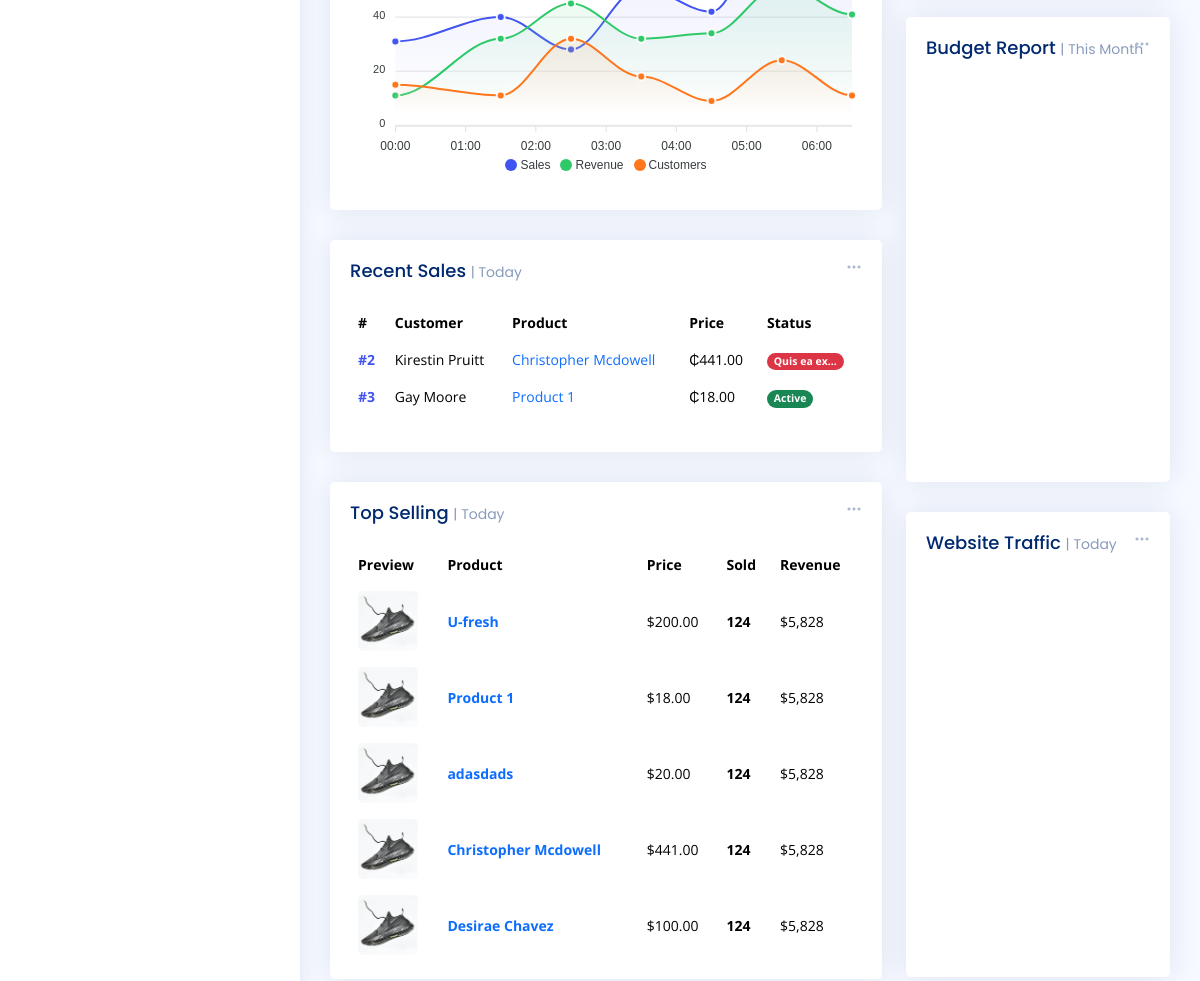
The page /store/dashboard/ (signed in, middle part) on the database as committed earlier.
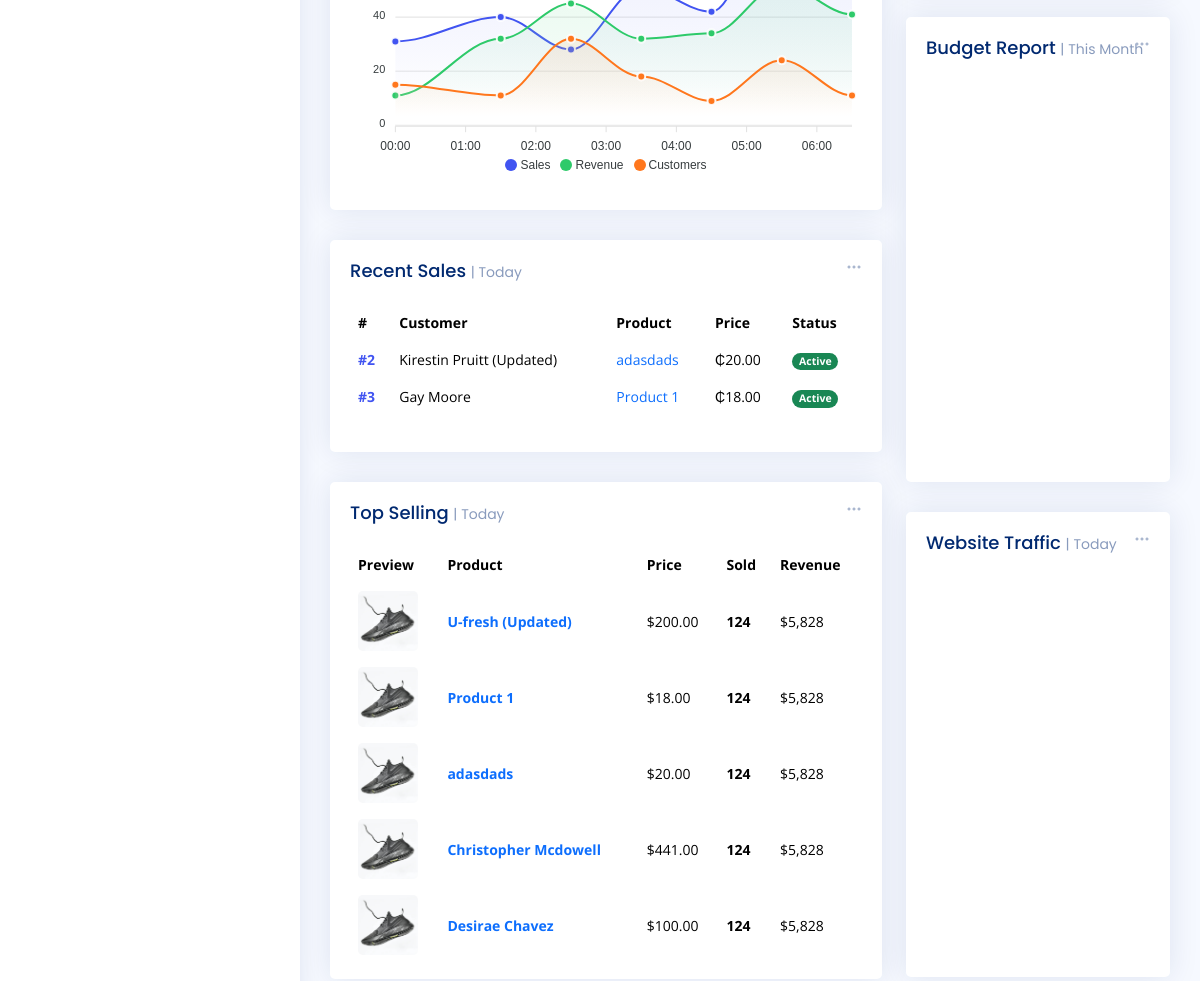
The same page on the database as committed later.
### store/models.py (models this page shows, shortened)
class Sale(models.Model):
    customer_name = models.CharField(max_length=2000, null=True)
    product = models.ForeignKey(Product, on_delete=models.SET_NULL, null=True)
    quantity = models.PositiveIntegerField(null=True)
    phone = models.CharField(max_length=20, null=True)
    address = models.TextField(null=True)
    issued_by = models.ForeignKey(User, on_delete=models.CASCADE, null=True)
    date_issued = models.DateTimeField(auto_now_add=True)

class Product(models.Model):
    name = models.CharField(max_length=100, null=True)
    description = models.TextField(null=True)
    category = models.ManyToManyField('Category', related_name='category')
    price = models.DecimalField(decimal_places=2, max_digits=90000,null=True)
    quantity = models.IntegerField(null=True)
    manufacturing_date = models.DateTimeField(null=True)
    expiry_date = models.DateTimeField(null=True)
    status = models.CharField(max_length=200)
    created_by = models.ForeignKey(User, on_delete=models.CASCADE, null=True)

### store/views.py (the view)
# urls.py: path('dashboard/', views.Dashboard.as_view(), name='dashboard'),
class Dashboard(LoginRequiredMixin, ListView):
    model = Product
    template_name = 'store/dashboard.html'
    context_object_name = 'products'
    login_url = '/auth/login/'
    redirect_field_name = 'next'
    def get_context_data(self, **kwargs):
        context = super().get_context_data(**kwargs)
        context['page'] = 'dashboard'
        context['products'] = Product.objects.all()
        context['sales'] = Sale.objects.all()
        return context

### templates/store/dashboard.html (shortened to what this page needs)
{% load static %}
<!DOCTYPE html>
<html lang="en">
<head>
  <link href="{% static 'assets/vendor/bootstrap/css/bootstrap.min.css' %}" rel="stylesheet">
  <link href="{% static 'assets/vendor/bootstrap-icons/bootstrap-icons.css' %}" rel="stylesheet">
  <link href="{% static 'assets/vendor/boxicons/css/boxicons.min.css' %}" rel="stylesheet">
  <link href="{% static 'assets/vendor/quill/quill.snow.css' %}" rel="stylesheet">
  <link href="{% static 'assets/vendor/quill/quill.bubble.css' %}" rel="stylesheet">
  <link href="{% static 'assets/vendor/remixicon/remixicon.css' %}" rel="stylesheet">
  <link href="{% static 'assets/vendor/simple-datatables/style.css' %}" rel="stylesheet">
  <link href="{% static 'assets/css/style.css' %}" rel="stylesheet">
</head>
<body>
  {% include "base/side_nav.html" %}
  <main id="main" class="main">
    <section class="section dashboard">
      <div class="row">
        <div class="col-lg-8">
          <div class="row">
            <div class="col-12">
              <div class="card">
                <div class="card-body">
                  <div id="reportsChart"></div>
                </div>
              </div>
            </div>
            <div class="col-12">
              <div class="card recent-sales overflow-auto">
                <div class="filter">
                  <a class="icon" href="#" data-bs-toggle="dropdown"><i class="bi bi-three-dots"></i></a>
                </div>
                <div class="card-body">
                  <h5 class="card-title">Recent Sales <span>| Today</span></h5>
                  <table class="table table-borderless datatable">
                    <thead>
                      <tr>
                        <th scope="col">#</th>
                        <th scope="col">Customer</th>
                        <th scope="col">Product</th>
                        <th scope="col">Price</th>
                        <th scope="col">Status</th>
                      </tr>
                    </thead>
                    <tbody>
                      {% for sale in sales %}
                      <tr>
                        <th scope="row"><a href="{% url 'sale_detail' sale.id %}">#{{sale.id}}</a></th>
                        <td>{{sale.customer_name}}</td>
                        <td><a href="{% url 'product_detail' sale.product.id %}" class="text-primary">{{sale.product.name}}</a></td>
                        <td>₵{{sale.product.price}}</td>
                        <td>
                          {% if sale.product.status == 'Active' %}
                            <span class="badge rounded-pill bg-success">{{sale.product.status}}</span>
                          {% else %}
                            <span class="badge rounded-pill bg-danger">{{sale.product.status|truncatechars:11}}</span>
                          {% endif %}
                        </td>
                      </tr>
                      {% endfor %}
                    </tbody>
                  </table>
                </div>
              </div>
            </div>
            <div class="col-12">
              <div class="card top-selling overflow-auto">
                <div class="filter">
                  <a class="icon" href="#" data-bs-toggle="dropdown"><i class="bi bi-three-dots"></i></a>
                </div>
                <div class="card-body pb-0">
                  <h5 class="card-title">Top Selling <span>| Today</span></h5>
                  <table class="table table-borderless">
                    <thead>
                      <tr>
                        <th scope="col">Preview</th>
                        <th scope="col">Product</th>
                        <th scope="col">Price</th>
                        <th scope="col">Sold</th>
                        <th scope="col">Revenue</th>
                      </tr>
                    </thead>
                    <tbody>
                      {% for product in products %}
                      <tr>
                        <th scope="row"><a href="{% url "product_detail" product.id %}"><img src="{% static 'assets/img/product-1.jpg' %}" alt=""></a></th>
                        <td><a href="{% url "product_detail" product.id %}" class="text-primary fw-bold">{{product.name}}</a></td>
                        <td>${{product.price}}</td>
                        <td class="fw-bold">124</td>
                        <td>$5,828</td>
                      </tr>
                      {% endfor %}
                    </tbody>
                  </table>
                </div>
              </div>
            </div>
          </div>
        </div>
        <div class="col-lg-4">
          <div class="card">
            <div class="filter">
              <a class="icon" href="#" data-bs-toggle="dropdown"><i class="bi bi-three-dots"></i></a>
            </div>
            <div class="card-body pb-0">
              <h5 class="card-title">Budget Report <span>| This Month</span></h5>
              <div id="budgetChart" style="min-height: 400px;" class="echart"></div>
            </div>
          </div>
          <div class="card">
            <div class="filter">
              <a class="icon" href="#" data-bs-toggle="dropdown"><i class="bi bi-three-dots"></i></a>
            </div>
            <div class="card-body pb-0">
              <h5 class="card-title">Website Traffic <span>| Today</span></h5>
              <div id="trafficChart" style="min-height: 400px;" class="echart"></div>
            </div>
          </div>
        </div>
      </div>
    </section>
  </main>
</body>
</html>

### templates/base/side_nav.html (shortened to what this page needs)
<aside id="sidebar" class="sidebar">
  </aside>

### static/assets/css/style.css (style rules this page uses)
:root { scroll-behavior: smooth; }
body { font-family: "Open Sans", sans-serif; background: #f6f9ff; color: #444444; }
h1, h2, h3, h4, h5, h6 { font-family: "Nunito", sans-serif; }
#main { margin-top: 60px; padding: 20px 30px; transition: all 0.3s; }
.card { margin-bottom: 30px; border: none; border-radius: 5px; box-shadow: 0px 0 30px rgba(1, 41, 112, 0.1); }
.card-title { padding: 20px 0 15px 0; font-size: 18px; font-weight: 500; color: #012970; font-family: "Poppins", sans-serif; }
.card-title span { color: #899bbd; font-size: 14px; font-weight: 400; }
.card-body { padding: 0 20px 20px 20px; }
.sidebar { position: fixed; top: 60px; left: 0; bottom: 0; width: 300px; z-index: 996; transition: all 0.3s; padding: 20px; overflow-y: auto; scrollbar-width: thin; scrollbar-color: #aab7cf transparent; box-shadow: 0px 0px 20px rgba(1, 41, 112, 0.1); background-color: #fff; }
@media (min-width: 1200px) { #main, #footer { margin-left: 300px; } }
.dashboard .filter { position: absolute; right: 0px; top: 15px; }
.dashboard .filter .icon { color: #aab7cf; padding-right: 20px; padding-bottom: 5px; transition: 0.3s; font-size: 16px; }
.dashboard .recent-sales { font-size: 14px; }
.dashboard .recent-sales .table thead { background: #f6f6fe; }
.dashboard .recent-sales .table thead th { border: 0; }
.dashboard .top-selling { font-size: 14px; }
.dashboard .top-selling .table thead { background: #f6f6fe; }
.dashboard .top-selling .table thead th { border: 0; }
.dashboard .top-selling .table tbody td { vertical-align: middle; }
.dashboard .top-selling img { border-radius: 5px; max-width: 60px; }

Rows that differ between the two databases and show on the page:
changed Sale id 2: customer_name "Kirestin Pruitt" → "Kirestin Pruitt (Updated)"; product.name "Christopher Mcdowell" → "adasdads"; product.price "441.00" → "20.00"; product_id 4 → 3 (drawn); product.status "Quis ea ex…" → "Active"
changed Product: name "U-fresh" → "U-fresh (Updated)"
